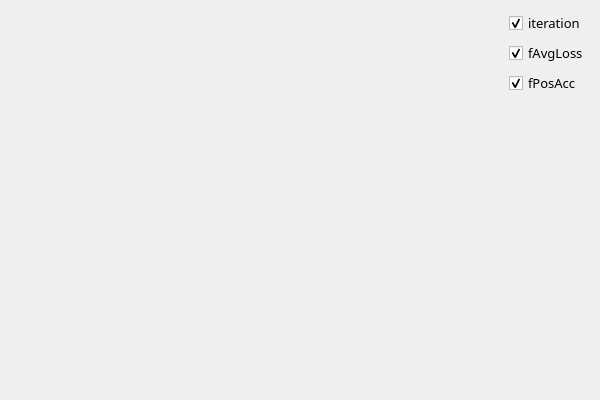
<?xml version="1.0" encoding="UTF-8"?>
<ui version="4.0">
 <class>teTrainStatisticsChartClass</class>
 <widget class="QWidget" name="teTrainStatisticsChartClass">
  <property name="geometry">
   <rect>
    <x>0</x>
    <y>0</y>
    <width>600</width>
    <height>400</height>
   </rect>
  </property>
  <property name="windowTitle">
   <string>teTrainStatisticsChart</string>
  </property>
  <layout class="QVBoxLayout" name="verticalLayout_3">
   <item>
    <layout class="QVBoxLayout" name="statusLayout">
     <item>
      <layout class="QHBoxLayout" name="horizontalLayout_2" stretch="100,1">
       <item>
        <widget class="QCustomPlot" name="ChartDisplayWidget" native="true">
         <layout class="QHBoxLayout" name="horizontalLayout"/>
        </widget>
       </item>
       <item>
        <layout class="QVBoxLayout" name="verticalLayout">
         <item>
          <widget class="QCheckBox" name="iteration_checkBox">
           <property name="font">
            <font>
             <family>Cascadia Mono SemiBold</family>
             <pointsize>10</pointsize>
            </font>
           </property>
           <property name="text">
            <string>iteration</string>
           </property>
           <property name="checked">
            <bool>true</bool>
           </property>
          </widget>
         </item>
         <item>
          <widget class="QCheckBox" name="fAvgLoss_checkBox">
           <property name="font">
            <font>
             <family>Cascadia Mono SemiBold</family>
             <pointsize>10</pointsize>
            </font>
           </property>
           <property name="text">
            <string>fAvgLoss</string>
           </property>
           <property name="checked">
            <bool>true</bool>
           </property>
          </widget>
         </item>
         <item>
          <widget class="QCheckBox" name="fPosAcc_checkBox">
           <property name="font">
            <font>
             <family>Cascadia Mono SemiBold</family>
             <pointsize>10</pointsize>
            </font>
           </property>
           <property name="text">
            <string>fPosAcc</string>
           </property>
           <property name="checked">
            <bool>true</bool>
           </property>
          </widget>
         </item>
         <item>
          <spacer name="verticalSpacer">
           <property name="orientation">
            <enum>Qt::Vertical</enum>
           </property>
           <property name="sizeHint" stdset="0">
            <size>
             <width>20</width>
             <height>40</height>
            </size>
           </property>
          </spacer>
         </item>
        </layout>
       </item>
      </layout>
     </item>
    </layout>
   </item>
  </layout>
 </widget>
 <layoutdefault spacing="6" margin="11"/>
 <customwidgets>
  <customwidget>
   <class>QCustomPlot</class>
   <extends>QWidget</extends>
   <header location="global">qcustomplot.h</header>
   <container>1</container>
  </customwidget>
 </customwidgets>
 <resources/>
 <connections/>
</ui>
